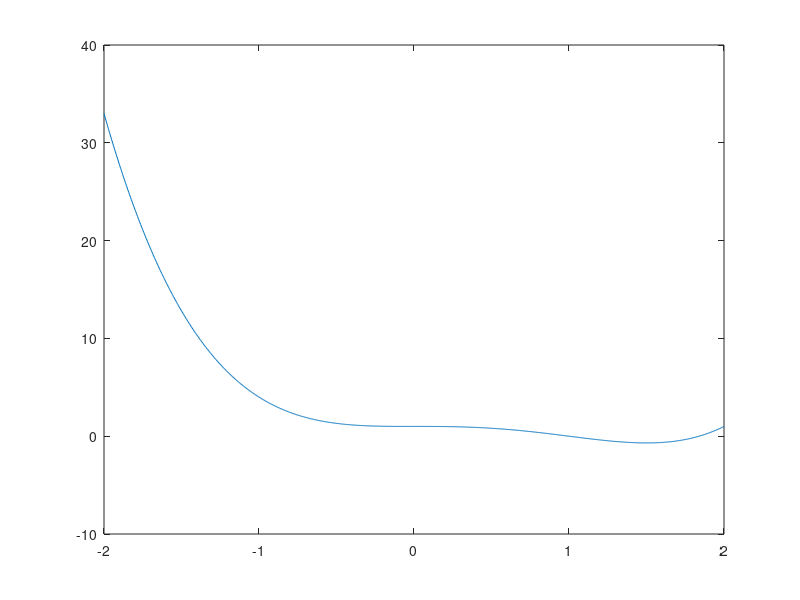

This chart was generated by the following MATLAB code:
% class work 5 solution

p = [1 -2 0 0 1]

pRoots = roots(p)

% pRoots =
% 
%    1.8393 + 0.0000i
%    1.0000 + 0.0000i
%   -0.4196 + 0.6063i
%   -0.4196 - 0.6063i
% 

x = linspace(-2,2,1000);
plot(x,polyval(p,x))


pExtremum = roots(polyder(p))

% pExtremum =
% 
%          0
%          0
%     1.5000